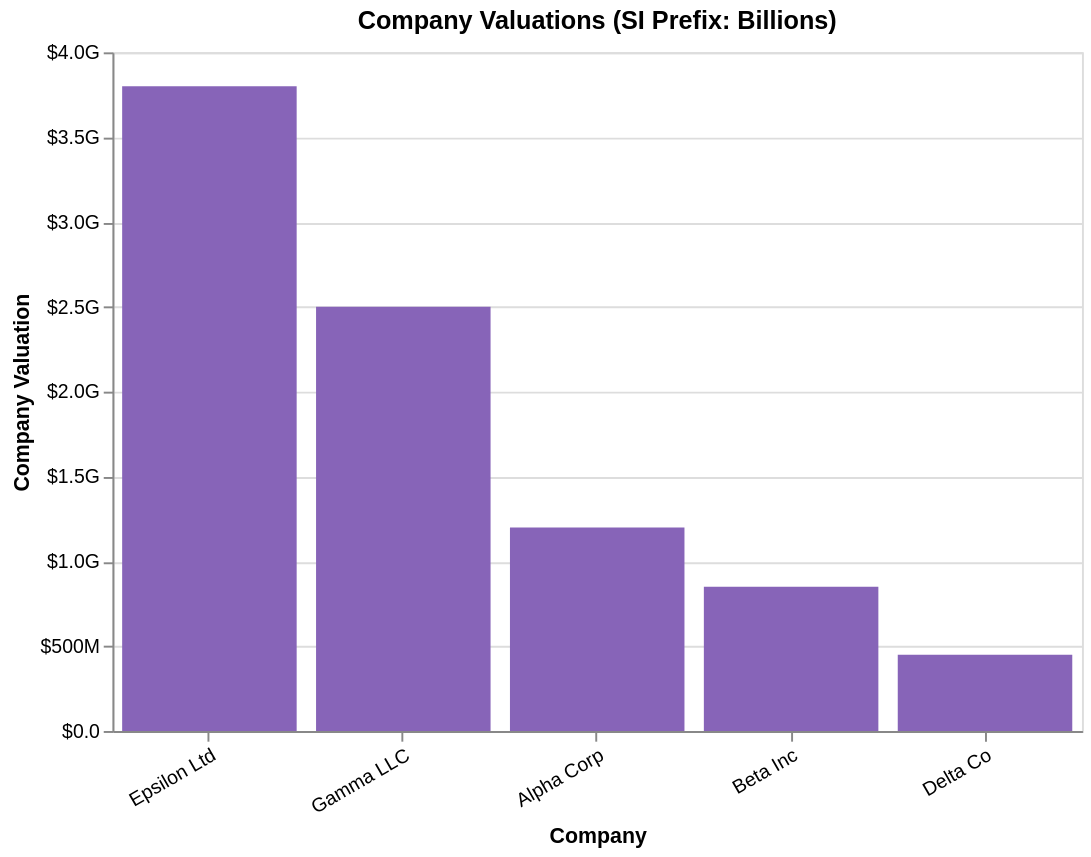

Write the Vega-Lite specification saved for this chart.
### Vega-Lite specification from a JSON file in a GitHub repository (floating-point values rounded to 4 significant figures)
{"$schema": "https://vega.github.io/schema/vega-lite/v6.json", "description": "Large numbers with SI prefix formatting (K, M, B)", "width": 500, "height": 350, "data": {"values": [{"company": "Alpha Corp", "valuation": 1200000000}, {"company": "Beta Inc", "valuation": 850000000}, {"company": "Gamma LLC", "valuation": 2500000000}, {"company": "Delta Co", "valuation": 450000000}, {"company": "Epsilon Ltd", "valuation": 3800000000}]}, "mark": {"type": "bar", "color": "#8764B8"}, "encoding": {"x": {"field": "company", "type": "nominal", "sort": {"field": "valuation", "op": "sum", "order": "descending"}, "axis": {"title": "Company", "labelAngle": -30}}, "y": {"field": "valuation", "type": "quantitative", "axis": {"title": "Company Valuation", "format": "$,.2s"}}}, "title": "Company Valuations (SI Prefix: Billions)"}
